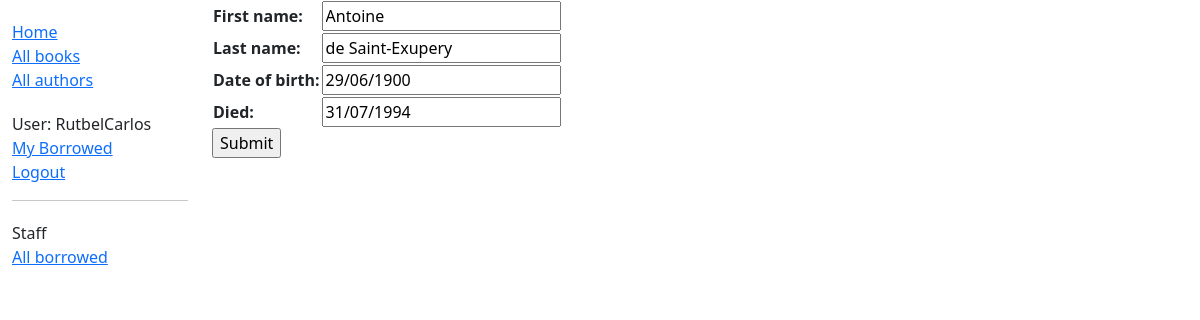
The app's page /catalog/author/1/update/ (signed in), older data.
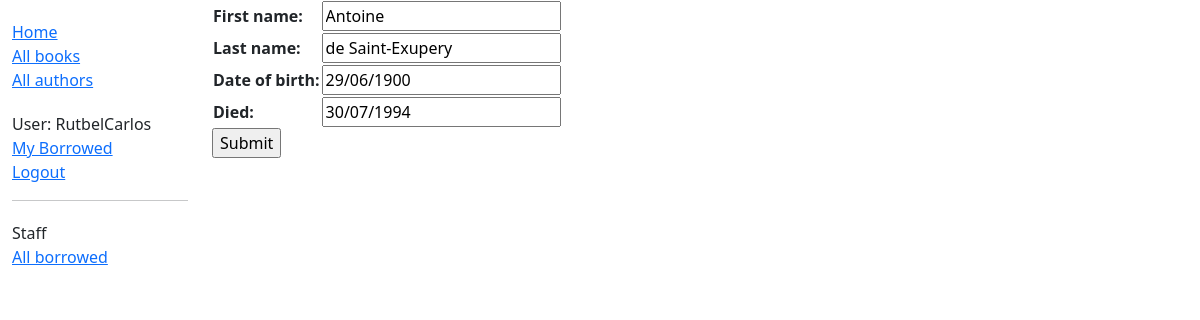
The same page, newer data.
### catalog/models.py (models this page shows, shortened)
class Author(models.Model):
    first_name = models.CharField(max_length=100)
    last_name = models.CharField(max_length=100)
    date_of_birth = models.DateField(null=True, blank=True)
    date_of_death = models.DateField('died', null=True, blank=True)
    class Meta:
        ordering = ['last_name', 'first_name']

### catalog/views.py (the view)
# urls.py: path('author/<int:pk>/update/', views.AuthorUpdate.as_view(), name='author-update'),
class AuthorUpdate(PermissionRequiredMixin, UpdateView):
    model = Author
    fields = '__all__' # No recomendado (posible problema de seguridad si se agregan más campos)
    permission_required = 'catalog.can_mark_returned'

### catalog/templates/catalog/author_form.html (shortened to what this page needs)
{% extends "base_generic.html" %}
{% block content %}
<form action="" method="post">
    <table>
    {{ form.as_table }}
    </table>
    <input type="submit" value="Submit">
</form>
{% endblock %}

Row changes from the older to the newer data that the page shows:
changed Author "Antoine": date_of_death "31/07/1994" → "30/07/1994"
